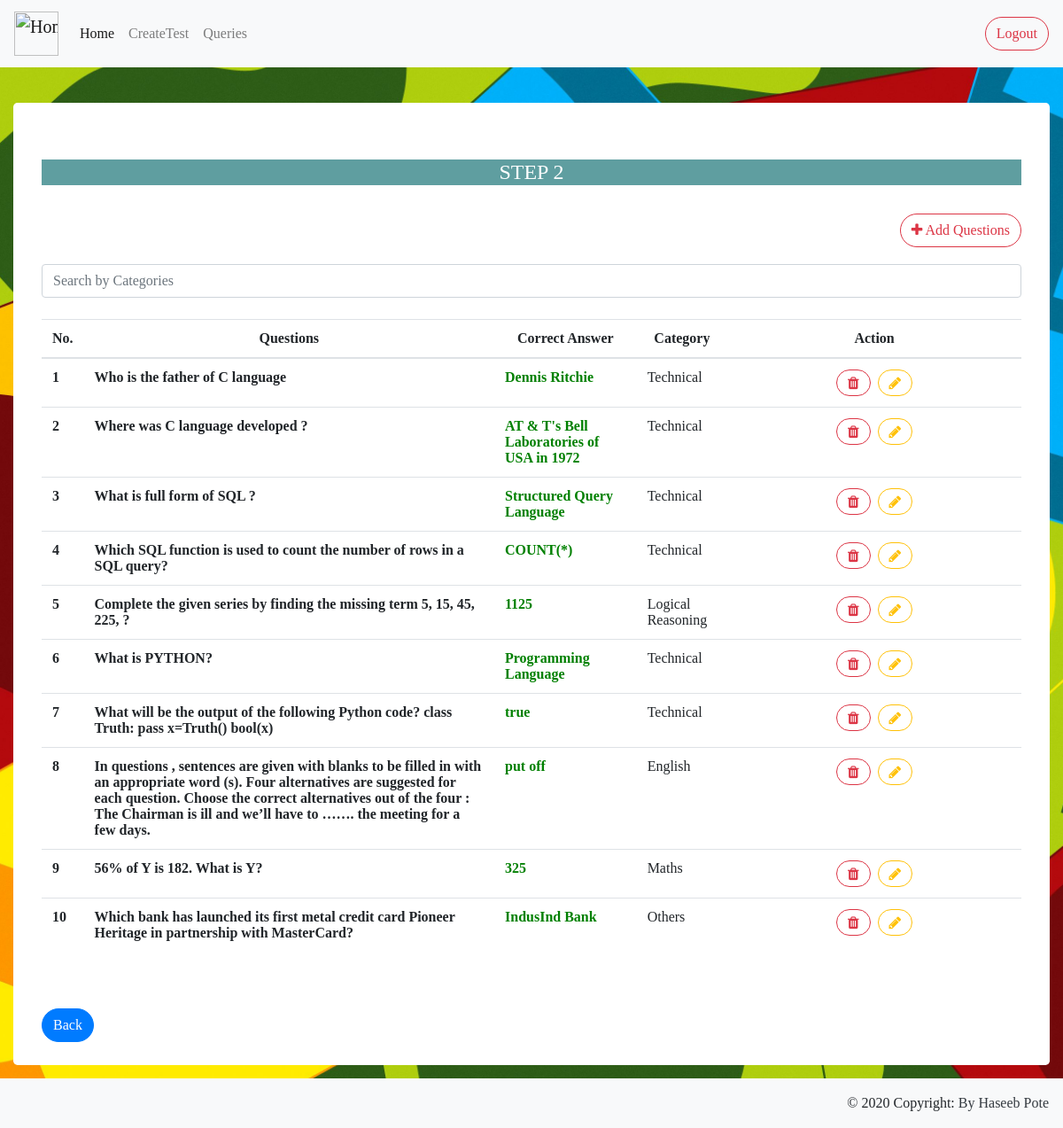
Screenshot of /testans (signed in) with the database file from the repository.
### feedback/models.py (models this page shows, shortened)
class Createquestions(models.Model):
    question = models.CharField(max_length=900)
    option1 = models.CharField(max_length=100)
    option2 = models.CharField(max_length=100)
    option3 = models.CharField(max_length=100)
    option4 = models.CharField(max_length=100)
    correctanswer = models.CharField(max_length=100)
    subjects = models.CharField(max_length=100)

### feedback/views.py (the view)
# urls.py: path('testans',views.Test_ans , name="correctans"),
@require_http_methods(["GET","POST"])
@login_required(login_url='adminlogin')
def Test_ans(request):
    display = Createquestions.objects.all()
    context={'display':display}
    return render(request,'admin/testans.html',context)

### templates/admin/testans.html (shortened to what this page needs)
<html>
  {% load static %}
    <html>
    <head>
        <link rel="stylesheet" href="https://cdn.jsdelivr.net/npm/bootstrap@4.5.3/dist/css/bootstrap.min.css">
        <link rel="stylesheet" href="https://cdnjs.cloudflare.com/ajax/libs/font-awesome/4.7.0/css/font-awesome.min.css">
        <link rel="stylesheet" href="{% static '/css/main.css' %}">
      </head>
    <body>
      <nav class="navbar navbar-expand-lg navbar-light bg-light fixed">
        <a class="navbar-brand" href="{% url 'userlogin' %}"><img src="https://image.shutterstock.com/image-vector/quiz-icon-logo-260nw-1298743501.jpg" class="imgwidth" alt="Home"></a>
        <div class="collapse navbar-collapse" id="navbarText">
          <ul class="navbar-nav mr-auto">
            <li class="nav-item active">
              <a class="nav-link" href="{% url 'adminpanel' %}">Home <span class="sr-only">(current)</span></a>
            </li>
            <li class="nav-item">
              <a class="nav-link" href="{% url 'createtest' %}">CreateTest<span class="sr-only">(current)</span></a>
            </li>
            <li class="nav-item">
              <a class="nav-link" href="{% url 'queries' %}">Queries<span class="sr-only">(current)</span></a>
            </li>
          </ul>
          <ul class="navbar-nav float-right text-red ">
            <li class="nav-item">
              <a class=" btn btn-outline-danger" href="{% url 'logout' %}">Logout <span class="sr-only">(current)</span></a>
            </li>
          </ul>
        </div>
      </nav>
          <div class="top_40">
            <div class="jumbotron bg_white margin15 margin">
              <h4 class="heading text-center">STEP 2</h4>
              <br>
              <div class="float-right">
                <a href="{% url 'createtest' %}" class="btn btn-outline-danger round"><i class="fa fa-plus" aria-hidden="true"></i> Add Questions</a>
              </div>
              <br>
              <input type="text" id="myInput" class ="form-control" onkeyup="Search()" placeholder="Search by Categories" title="Type in a Category"><br>
              <table class="table table-hover table-responsive"  id="myTable">
                <thead class="text-center">
                  <tr>
                    <th scope="col">No.</th>
                    <th scope="col">Questions</th>
                    <th scope="col">Correct Answer</th>
                    <th scope="col">Category</th>
                    <th scope="col">Action</th>
                  </tr>
                </thead>
                {% for test in display %}
                <form method="POST" action="{% url 'correctans' %}">
                <tbody>
                  <tr>
                    <td><strong>{{forloop.counter}}</strong></td>
                    <td class="tdwid50"><strong>{{test.question}}</strong></td>
                    <td id="test" class="correct">
                      <strong>{{test.correctanswer}}</strong>
                    </td>
                    <td >{{test.subjects}}</td>
                    <td id="test" class="wide text-center">
                      <a href="{% url 'Delete' test.id %}"class="btn btn-outline-danger" onclick="ans_Delete()"><i class="fa fa-trash" aria-hidden="true"></i></a>&nbsp;
                      <a href="{% url 'Update' test.id %}" class="btn btn-outline-warning top10"><i class="fa fa-pencil" aria-hidden="true"></i></a>
                    </td>
                  </tr>
                </tbody>
              </form>
                {% endfor %}
              </table>
              <br>
              <br>
              <div class="text-center form-group floatsleft">
                <a href="{% url 'createtest' %}" class="btn btn-primary">Back</a>
              </div>
            </div>
          </div>
          <footer class="bg-light text-center text-lg-start">
            <div class="text-right p-3">
              © 2020 Copyright:
              <a class="text-dark" href="{% url 'about' %}">By Haseeb Pote</a>
            </div>
          </footer>
    </body>
</html>

### static/css/main.css (style rules this page uses)
body { background-image: url('/static/images/bg-image.jpg'); font-family: 'Times New Roman', Times, serif; background-position: center; background-repeat: no-repeat; background-size: cover; }
.top_40 { margin-top: 40px; }
.heading { background-color: cadetblue; color:white; }
.correct { color:green; }
.bg_white { background-color: white; }
table { font-size: medium; }
.round { border-radius: 100px; }
.btn { border-radius: 50px; }
.wide { width: 30%; }
.floatsleft { float: left; }
.imgwidth { width: 50; }
.margin15 { margin:15px; }

### rows the page displays
Createquestions: question "Who is the father of C language", correctanswer "Dennis Ritchie", subjects "Technical"
Createquestions: question "Where was C language developed ?", correctanswer "AT & T's Bell Laboratories of USA in 1972", subjects "Technical"
Createquestions: question "What is full form of SQL ?", correctanswer "Structured Query Language", subjects "Technical"
Createquestions: question "Which SQL function is used to count the number of rows in a SQL query?", correctanswer "COUNT(*)", subjects "Technical"
Createquestions: question "Complete the given series by finding the missing term 5, 15, 45, 225, ?", correctanswer "1125", subjects "Logical Reasoning"
Createquestions: question "What is PYTHON?", correctanswer "Programming Language", subjects "Technical"
Createquestions: question "What will be the output of the following Python code? class Truth: pass x=Truth() bool(x)", correctanswer "true", subjects "Technical"
Createquestions: question "In questions , sentences are given with blanks to be filled in with an appropriate word (s). Four alternatives are suggested for each question. Choose the correct alternatives out of the four : The Chairman is ill and we’ll have to ……. the meeting for a few days.", correctanswer "put off", subjects "English"
Createquestions: question "56% of Y is 182. What is Y?", correctanswer "325", subjects "Maths"
Createquestions: question "Which bank has launched its first metal credit card Pioneer Heritage in partnership with MasterCard?", correctanswer "IndusInd Bank", subjects "Others"
